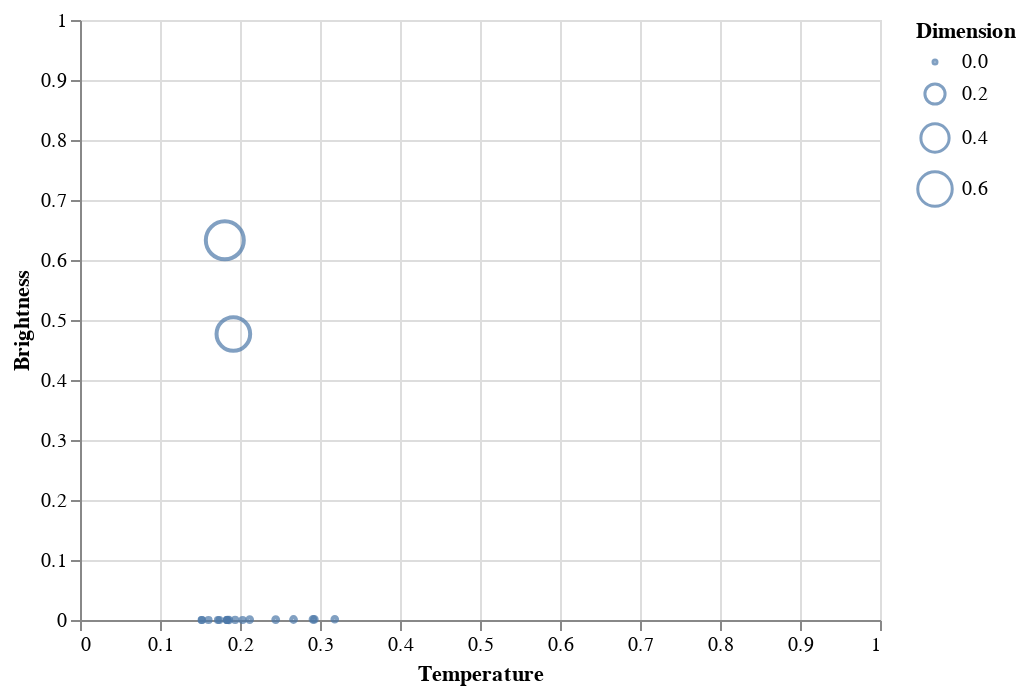

The code cell stored with this chart in its notebook:
### Code cell
data = dataset[dataset['Spectral_Class'] == 'A']
data

alt.Chart(data).mark_point().encode( 
    
    x = alt.X('Temperature',
         scale = alt.Scale(domain = (min(dataset.Temperature), max(dataset.Temperature))),
         axis = alt.Axis(format='K', title='Temperature')
         ),
    
    y = alt.Y('L',
         scale = alt.Scale(domain = (min(dataset.L), max(dataset.L))),
         axis = alt.Axis(format='K', title='Brightness')
         ),
    
    size = alt.Size('R', legend = alt.Legend(title = 'Dimension'))
)

### Figure 1 — Vega-Lite specification as saved in the notebook (floating-point values rounded to 4 significant figures)
{"config": {"view": {"continuousWidth": 400, "continuousHeight": 300}}, "data": {"name": "data-841571a5b8b60dd41f9f5e959a7730dc"}, "mark": "point", "encoding": {"size": {"type": "quantitative", "field": "R", "legend": {"title": "Dimension"}}, "x": {"type": "quantitative", "axis": {"format": "K", "title": "Temperature"}, "field": "Temperature", "scale": {"domain": [0.0, 1.0]}}, "y": {"type": "quantitative", "axis": {"format": "K", "title": "Brightness"}, "field": "L", "scale": {"domain": [0.0, 1.0]}}}, "$schema": "https://vega.github.io/schema/vega-lite/v4.8.1.json", "datasets": {"data-841571a5b8b60dd41f9f5e959a7730dc": [{"Temperature": 0.1524, "L": 4.827e-10, "R": 2.022e-06, "A_M": 0.8111, "Color": "White", "Spectral_Class": "A", "Type": "White Dwarf"}, {"Temperature": 0.1724, "L": 4.945e-10, "R": 8.211e-07, "A_M": 0.8261, "Color": "White", "Spectral_Class": "A", "Type": "White Dwarf"}, {"Temperature": 0.1742, "L": 8.594e-10, "R": 6.672e-07, "A_M": 0.8168, "Color": "Blue-White", "Spectral_Class": "A", "Type": "White Dwarf"}, {"Temperature": 0.1606, "L": 1.024e-05, "R": 0.0009195, "A_M": 0.4484, "Color": "White", "Spectral_Class": "A", "Type": "Main Sequence"}, {"Temperature": 0.1837, "L": 5.651e-10, "R": 5.645e-07, "A_M": 0.8036, "Color": "White", "Spectral_Class": "A", "Type": "White Dwarf"}, {"Temperature": 0.2033, "L": 4.356e-10, "R": 1.283e-06, "A_M": 0.8099, "Color": "Blue-White", "Spectral_Class": "A", "Type": "White Dwarf"}, {"Temperature": 0.1863, "L": 5.298e-05, "R": 0.001345, "A_M": 0.4181, "Color": "Blue-White", "Spectral_Class": "A", "Type": "Main Sequence"}, {"Temperature": 0.2446, "L": 0.0007911, "R": 0.003578, "A_M": 0.3008, "Color": "Blue-White", "Spectral_Class": "A", "Type": "Main Sequence"}, {"Temperature": 0.2669, "L": 0.0008111, "R": 0.003593, "A_M": 0.3734, "Color": "Blue-White", "Spectral_Class": "A", "Type": "Main Sequence"}, {"Temperature": 0.1835, "L": 2.355e-10, "R": 2.002e-07, "A_M": 0.8377, "Color": "Blue-White", "Spectral_Class": "A", "Type": "White Dwarf"}, {"Temperature": 0.152, "L": 7.064e-11, "R": 1.95e-07, "A_M": 0.8358, "Color": "White", "Spectral_Class": "A", "Type": "White Dwarf"}, {"Temperature": 0.1841, "L": 4.474e-05, "R": 0.001272, "A_M": 0.3765, "Color": "Blue-White", "Spectral_Class": "A", "Type": "Main Sequence"}, {"Temperature": 0.3185, "L": 0.001286, "R": 0.002944, "A_M": 0.3089, "Color": "Blue-White", "Spectral_Class": "A", "Type": "Main Sequence"}, {"Temperature": 0.2912, "L": 0.001175, "R": 0.003183, "A_M": 0.3296, "Color": "Blue-White", "Spectral_Class": "A", "Type": "Main Sequence"}, {"Temperature": 0.2121, "L": 0.0006499, "R": 0.003001, "A_M": 0.3731, "Color": "Blue-White", "Spectral_Class": "A", "Type": "Main Sequence"}, {"Temperature": 0.293, "L": 0.0009277, "R": 0.003071, "A_M": 0.369, "Color": "Blue-White", "Spectral_Class": "A", "Type": "Main Sequence"}, {"Temperature": 0.1939, "L": 3.414e-05, "R": 0.0009759, "A_M": 0.4114, "Color": "Blue-White", "Spectral_Class": "A", "Type": "Main Sequence"}, {"Temperature": 0.181, "L": 0.6328, "R": 0.7303, "A_M": 0.03721, "Color": "White", "Spectral_Class": "A", "Type": "Hyper Giants"}, {"Temperature": 0.1917, "L": 0.4767, "R": 0.5707, "A_M": 0.02158, "Color": "White", "Spectral_Class": "A", "Type": "Hyper Giants"}]}}
